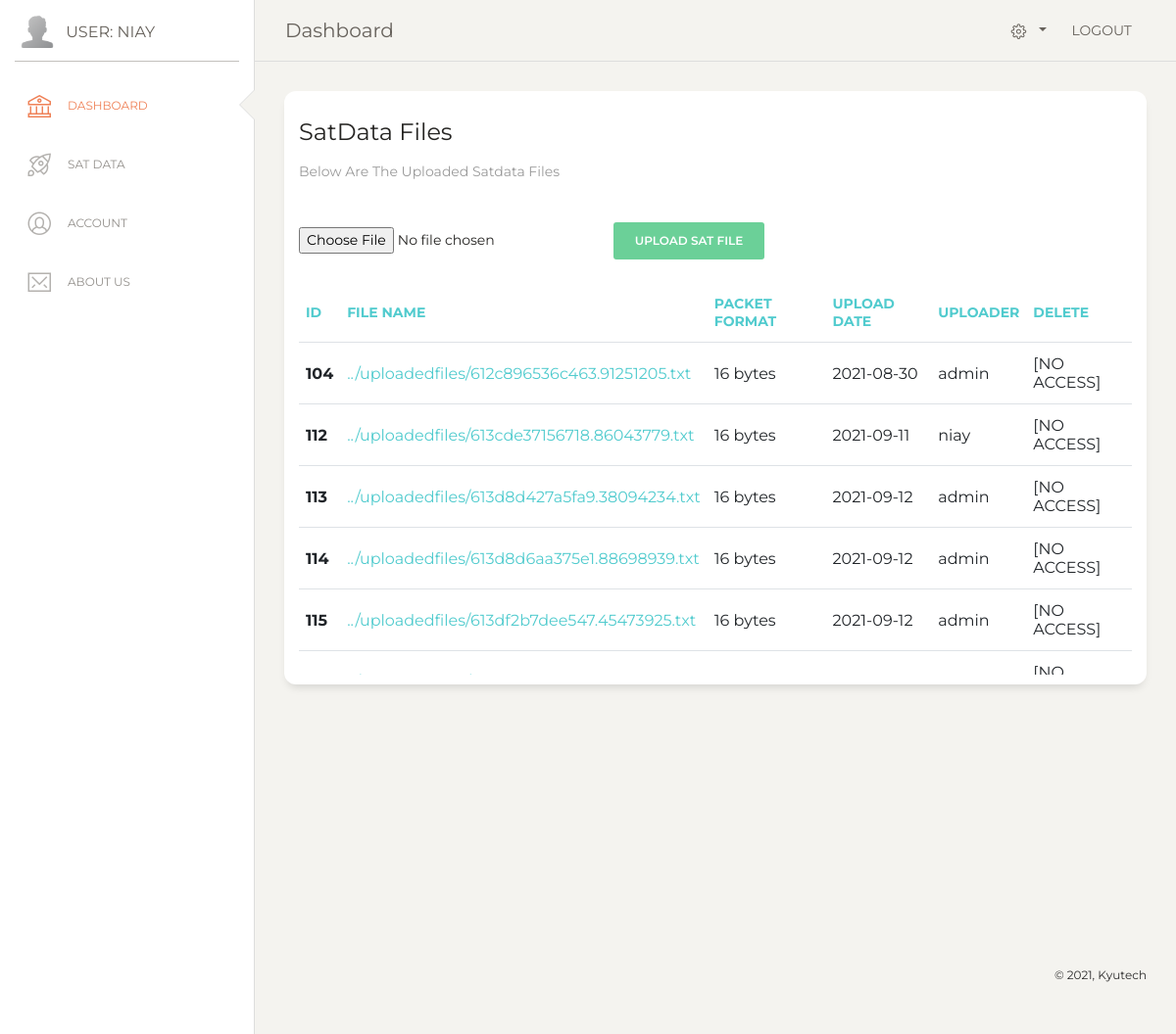
The page /pages/dashboard.php (signed in) on the database its author committed.
### tables this page shows
CREATE TABLE `satdatameta` (
  `idSatDataMeta` int(11) NOT NULL,
  `fileNameSatDataMeta` varchar(255) NOT NULL,
  `fileSatDataMeta` longblob NOT NULL,
  `formatSatDataMeta` tinytext NOT NULL,
  `dateUploadedSatDataMeta` date NOT NULL,
  `uploaderSatDataMeta` int(11) NOT NULL
);

CREATE TABLE `users` (
  `idUsers` int(11) NOT NULL,
  `usernameUsers` tinytext NOT NULL,
  `emailUsers` tinytext NOT NULL,
  `passwordUsers` varchar(255) NOT NULL,
  `countryUsers` tinytext NOT NULL,
  `contactUsers` tinytext NOT NULL,
  `permissionsUsers` int(11) NOT NULL DEFAULT 2
);

### includes/classautoloader.inc.php (called while the page is built, shortened)
<?php
function myAutoLoader($className) {
    $url = $_SERVER['HTTP_HOST'].$_SERVER['REQUEST_URI'];
    if (strpos($url,'../includes') !== false) {
        $path = '.../classes/';
    } else {
        $path = '../classes/';
    }
    $extension = '.class.php';
}

### classes/dbh.class.php (called while the page is built, shortened)
<?php
 class Dbh {
     private $host = 'localhost';
     private $user = 'root';
     private $pwd = '';
     private $dbName = 'satdata';
     protected function connect() {
         $dsn = 'mysql:host='. $this->host .';dbname=' . $this->dbName;
         $pdo = new PDO($dsn,$this->user,$this->pwd);
         $pdo->setAttribute(PDO::ATTR_DEFAULT_FETCH_MODE,PDO::FETCH_ASSOC);
         return $pdo;
     }
 }

### classes/satdata.class.php (called while the page is built, shortened)
<?php
class SatData extends Dbh {
    protected function getAllFiles() {
        $sql = "SELECT * FROM satdatameta";
        $stmt = $this->connect()->prepare($sql);
        $stmt->execute();
        $results = $stmt->fetchAll();
        return $results;
    }
}

### classes/satdataview.class.php (called while the page is built, shortened)
<?php
class SatDataView extends SatData {
    public function showAllFiles() {
        $results = $this->getAllFiles();
        return $results;
    }
}

### classes/users.class.php (called while the page is built, shortened)
<?php
class Users extends Dbh {
    protected function getOneUser($id) {
        $sql = "SELECT * FROM users WHERE idUsers = ?";
        $stmt = $this->connect()->prepare($sql);
        $stmt->execute([$id]);
        $results = $stmt->fetchAll();
        return $results;
    }
}

### classes/usersview.class.php (called while the page is built, shortened)
<?php
class UsersView extends Users {
    public function showOneUser($fileId) {
        $results = $this->getOneUser($fileId);
        return $results;
    }
}

### pages/dashboard.php (the view, shortened to what this page needs)
<?php
  include "header.php";
?>
<div class="sidebar-wrapper">
  <ul class="nav">
          <?php
            if (isset($_SESSION['userId']) && $_SESSION['userPermission'] != '2') {
              echo '<li class="active">';
            } else {
              echo '<li class="hide">';
            }
          ?>
      <a href="dashboard.php">
        <i class="nc-icon nc-bank"></i>
        <p>Dashboard</p>
      </a>
    </li>
    <li>
      <a href="satdata.php?query=default">
        <i class="nc-icon nc-spaceship"></i>
        <p>Sat Data</p>
      </a>
    </li>
    <li>
      <a href="./account.php">
        <i class="nc-icon nc-circle-10"></i>
        <p>Account</p>
      </a>
    </li>
    <li>
      <a href="./about.php">
        <i class="nc-icon nc-email-85"></i>
        <p>About Us</p>
      </a>
    </li>
</div>
</div>
<div class="main-panel" style="height: 100vh;">
  <nav class="navbar navbar-expand-lg navbar-absolute fixed-top navbar-transparent">
    <div class="container-fluid">
      <div class="navbar-wrapper">
        <a class="navbar-brand" href="javascript:;">Dashboard</a>
      </div>
      <div class="collapse navbar-collapse justify-content-end" id="navigation">
        <ul class="navbar-nav">
          <li class="nav-item btn-rotate dropdown">
            <a class="nav-link dropdown-toggle" id="navbarDropdownMenuLink" data-toggle="dropdown" aria-haspopup="true"
              aria-expanded="false">
              <i class="nc-icon nc-settings-gear-65"></i>
            </a>
          </li>
          <li class="nav-item">
            <a href="../includes/logout.inc.php" class="nav-link btn-rotate">
              LOGOUT
            </a>
          </li>
        </ul>
      </div>
    </div>
  </nav>
  <div class="content">
    <div class="row">
      <div class="col-md-12">
        <div class="card">
          <div class="card-header">
            <h4 class="card-title"> SatData Files </h4>
            <p class="card-category"> Below are the uploaded satdata files</p>
          </div>
          <div class="card-body">
            <form class="form-horizontal" action="../includes/uploadfile.inc.php" method="POST"
              enctype="multipart/form-data">
              <input type="file" name="satfile">
              <button type="submit" class="btn btn-success" name="upload-button">Upload Sat File</button>
            </form>
            <div class="table-responsive scrollable">
              <table class="table">
                <thead class=" text-primary">
                  <tr>
                    <th scope="col">ID</th>
                    <th scope="col">File Name</th>
                    <th scope="col">Packet Format</th>
                    <th scope="col">Upload Date</th>
                    <th scope="col">Uploader</th>
                    <th scope="col">Delete</th>
                  </tr>
                </thead>
                <tbody>
                  <?php
                    $showAllFilesObj = new SatDataView();
                    $resultFile = $showAllFilesObj -> showAllFiles();
                    foreach ($resultFile as $rowFile){
                        $idFile = $rowFile['idSatDataMeta'];
                        $nameFile = $rowFile['fileNameSatDataMeta'];
                        $dateFile = $rowFile['dateUploadedSatDataMeta'];
                        $uploaderFile = $rowFile['uploaderSatDataMeta'];
                        $formatFile = $rowFile ['formatSatDataMeta'];
                        $showUploaderObj = new UsersView();
                        $resultUploader = $showUploaderObj -> showOneUser($uploaderFile);
                        $uploader = $resultUploader[0]['usernameUsers'];
                        echo '
                        <tr>
                          <th scope="row">'.$idFile.'</th>
                          <td><a target="_blank" href=../includes/viewfile.inc.php?fileid='.$idFile.'>'.$nameFile.'</a></td>
                          <td>'.$formatFile .' bytes</td>
                          <td>'.$dateFile.'</td>
                          <td>'.$uploader.'</td>
                          <td>';
                        if ($_SESSION['userPermission'] != 'Admin') {
                          echo '
                            [NO ACCESS]
                          </td>
                          </tr>
                          ';
                        }
                    }
                  ?>
                </tbody>
              </table>
            </div>
          </div>
        </div>
      </div>
      <?php
  include "footer.php";

### assets/css/stylesheet.css (style rules this page uses)
html { background-color: #f1f1f1; font-family: "Montserrat"; }
body { margin: 0; padding: 0; }
.scrollable { height: 400px; overflow: scroll; }

### rows shown on the page
satdatameta: idSatDataMeta "104", fileNameSatDataMeta "../uploadedfiles/612c896536c463.91251205.txt", formatSatDataMeta "16", dateUploadedSatDataMeta "2021-08-30", users.usernameUsers "admin"
satdatameta: idSatDataMeta "112", fileNameSatDataMeta "../uploadedfiles/613cde37156718.86043779.txt", formatSatDataMeta "16", dateUploadedSatDataMeta "2021-09-11", users.usernameUsers "niay"
satdatameta: idSatDataMeta "113", fileNameSatDataMeta "../uploadedfiles/613d8d427a5fa9.38094234.txt", formatSatDataMeta "16", dateUploadedSatDataMeta "2021-09-12", users.usernameUsers "admin"
satdatameta: idSatDataMeta "114", fileNameSatDataMeta "../uploadedfiles/613d8d6aa375e1.88698939.txt", formatSatDataMeta "16", dateUploadedSatDataMeta "2021-09-12", users.usernameUsers "admin"
satdatameta: idSatDataMeta "115", fileNameSatDataMeta "../uploadedfiles/613df2b7dee547.45473925.txt", formatSatDataMeta "16", dateUploadedSatDataMeta "2021-09-12", users.usernameUsers "admin"

### other values the page prints
$_SESSION['userUsername'] "NIAY"
